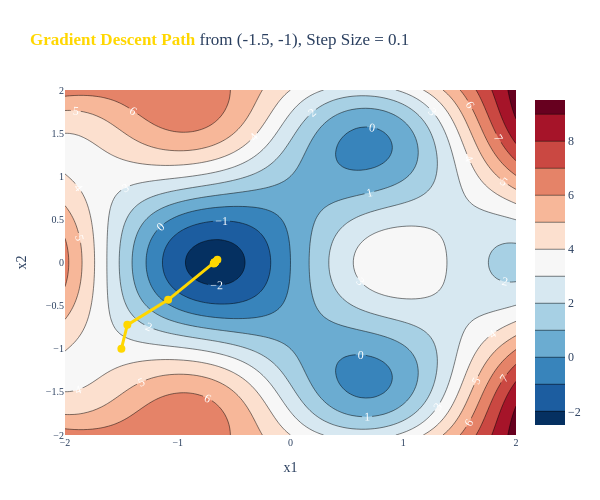

Write notebook code for a chart like this one.
### Markdown cell above
The negative of the gradient vector is the direction we want to move in! The amount we move in this direction is determined by both $\lVert \nabla f(\vec x) \rVert$ and $\mathbf{\alpha}$.

Let's visualize the path of gradient descent on this function, again at several different initial guesses and learning rates.

**Initial guess = $\begin{bmatrix} -1.5 \\ -1 \end{bmatrix}$, step size = $0.1$**

### Code cell
from new_grad_utils import display_paths, show_gd_path_surface, show_gd_path_contour

args = {'x1_start': -1.5, 'x2_start': -1, 'iterations': 10, 'step_size': 0.1}
fig = show_gd_path_contour(**args)
fig.update_layout(width=600, height=500)

### Figure 1 — Plotly figure (JSON) as saved in the notebook; plotly's stock layout.template omitted (floating-point values rounded to 4 significant figures; data arrays with more than 128 entries replaced by an {"elided": "..."} marker saying what was removed)
{"data": [{"colorscale": [[0, "rgb(5,48,97)"], [0.1, "rgb(33,102,172)"], [0.2, "rgb(67,147,195)"], [0.3, "rgb(146,197,222)"], [0.4, "rgb(209,229,240)"], [0.5, "rgb(247,247,247)"], [0.6, "rgb(253,219,199)"], [0.7, "rgb(244,165,130)"], [0.8, "rgb(214,96,77)"], [0.9, "rgb(178,24,43)"], [1, "rgb(103,0,31)"]], "contours": {"labelfont": {"color": "white", "size": 12}, "showlabels": true}, "type": "contour", "x": [-2.0, -1.96, -1.919, -1.879, -1.838, -1.798, -1.758, -1.717, -1.677, -1.636, -1.596, -1.556, -1.515, -1.475, -1.434, -1.394, -1.354, -1.313, -1.273, -1.232, -1.192, -1.152, -1.111, -1.071, -1.03, -0.9899, -0.9495, -0.9091, -0.8687, -0.8283, -0.7879, -0.7475, -0.7071, -0.6667, -0.6263, -0.5859, -0.5455, -0.5051, -0.4646, -0.4242, -0.3838, -0.3434, -0.303, -0.2626, -0.2222, -0.1818, -0.1414, -0.101, -0.06061, -0.0202, 0.0202, 0.06061, 0.101, 0.1414, 0.1818, 0.2222, 0.2626, 0.303, 0.3434, 0.3838, 0.4242, 0.4646, 0.5051, 0.5455, 0.5859, 0.6263, 0.6667, 0.7071, 0.7475, 0.7879, 0.8283, 0.8687, 0.9091, 0.9495, 0.9899, 1.03, 1.071, 1.111, 1.152, 1.192, 1.232, 1.273, 1.313, 1.354, 1.394, 1.434, 1.475, 1.515, 1.556, 1.596, 1.636, 1.677, 1.717, 1.758, 1.798, 1.838, 1.879, 1.919, 1.96, 2.0], "y": [-2.0, -1.96, -1.919, -1.879, -1.838, -1.798, -1.758, -1.717, -1.677, -1.636, -1.596, -1.556, -1.515, -1.475, -1.434, -1.394, -1.354, -1.313, -1.273, -1.232, -1.192, -1.152, -1.111, -1.071, -1.03, -0.9899, -0.9495, -0.9091, -0.8687, -0.8283, -0.7879, -0.7475, -0.7071, -0.6667, -0.6263, -0.5859, -0.5455, -0.5051, -0.4646, -0.4242, -0.3838, -0.3434, -0.303, -0.2626, -0.2222, -0.1818, -0.1414, -0.101, -0.06061, -0.0202, 0.0202, 0.06061, 0.101, 0.1414, 0.1818, 0.2222, 0.2626, 0.303, 0.3434, 0.3838, 0.4242, 0.4646, 0.5051, 0.5455, 0.5859, 0.6263, 0.6667, 0.7071, 0.7475, 0.7879, 0.8283, 0.8687, 0.9091, 0.9495, 0.9899, 1.03, 1.071, 1.111, 1.152, 1.192, 1.232, 1.273, 1.313, 1.354, 1.394, 1.434, 1.475, 1.515, 1.556, 1.596, 1.636, 1.677, 1.717, 1.758, 1.798, 1.838, 1.879, 1.919, 1.96, 2.0], "z": {"elided": "100x100 float values"}}, {"line": {"color": "gold", "width": 3}, "marker": {"color": "gold", "size": 8}, "mode": "lines+markers", "type": "scatter", "x": [-1.5, -1.447, -1.085, -0.6487, -0.6807, -0.6693, -0.6735, -0.672, -0.6725, -0.6723, -0.6724], "y": [-1, -0.723, -0.4327, 0.03089, -0.01095, 0.004093, -0.001505, 0.0005571, -0.0002057, 7.602e-05, -2.809e-05]}], "layout": {"font": {"family": "Palatino"}, "height": 500, "margin": {"b": 65, "l": 65, "r": 50, "t": 90}, "paper_bgcolor": "white", "plot_bgcolor": "white", "title": {"text": "<b><span style=\"color:gold\">Gradient Descent Path</span></b> from (-1.5, -1), Step Size = 0.1"}, "width": 600, "xaxis": {"tickfont": {"family": "Palatino", "size": 10}, "title": {"font": {"family": "Palatino"}, "text": "x1"}}, "yaxis": {"tickfont": {"family": "Palatino", "size": 10}, "title": {"font": {"family": "Palatino"}, "text": "x2"}}}}
